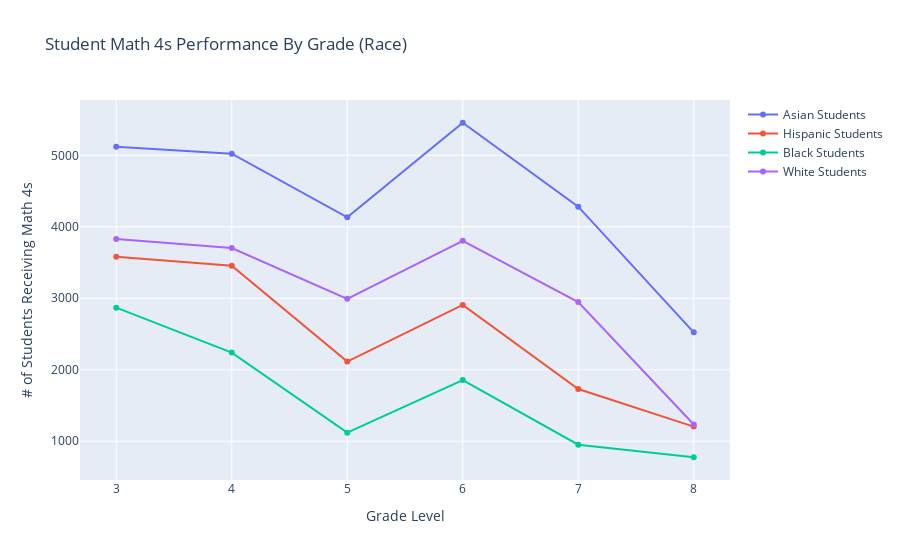

Write notebook code for a chart like this one.
### Code cell
# Create a trace
trace = go.Scatter(
    x = race_mathscores['Grade'],
    y = race_mathscores['Asian Math'],
    name = 'Asian Students'
)

trace2 = go.Scatter(
    x = race_mathscores['Grade'],
    y = race_mathscores['Hispanic Math'],
    name = 'Hispanic Students'
)

trace3 = go.Scatter(
    x = race_mathscores['Grade'],
    y = race_mathscores['Black Math'],
    name = 'Black Students'
)

trace4 = go.Scatter(
    x = race_mathscores['Grade'],
    y = race_mathscores['White Math'],
    name = 'White Students'
)

layout= go.Layout(
    title= 'Student Math 4s Performance By Grade (Race)',
    xaxis= dict(
        title= 'Grade Level'
    ),
    yaxis=dict(
        title='# of Students Receiving Math 4s'
    )
)

data = [trace, trace2, trace3, trace4]

fig = go.Figure(data=data, layout=layout)
iplot(fig, filename='scatter_hover_labels')

### Figure 1 — Plotly figure (JSON) as saved in the notebook; plotly's stock layout.template omitted (floating-point values rounded to 4 significant figures)
{"data": [{"name": "Asian Students", "type": "scatter", "x": [3, 4, 5, 6, 7, 8], "y": [5121, 5024, 4133, 5456, 4282, 2524]}, {"name": "Hispanic Students", "type": "scatter", "x": [3, 4, 5, 6, 7, 8], "y": [3581, 3457, 2115, 2907, 1730, 1205]}, {"name": "Black Students", "type": "scatter", "x": [3, 4, 5, 6, 7, 8], "y": [2869, 2240, 1120, 1856, 951, 776]}, {"name": "White Students", "type": "scatter", "x": [3, 4, 5, 6, 7, 8], "y": [3829, 3704, 2992, 3804, 2947, 1235]}], "layout": {"title": {"text": "Student Math 4s Performance By Grade (Race)"}, "xaxis": {"title": {"text": "Grade Level"}}, "yaxis": {"title": {"text": "# of Students Receiving Math 4s"}}}}
